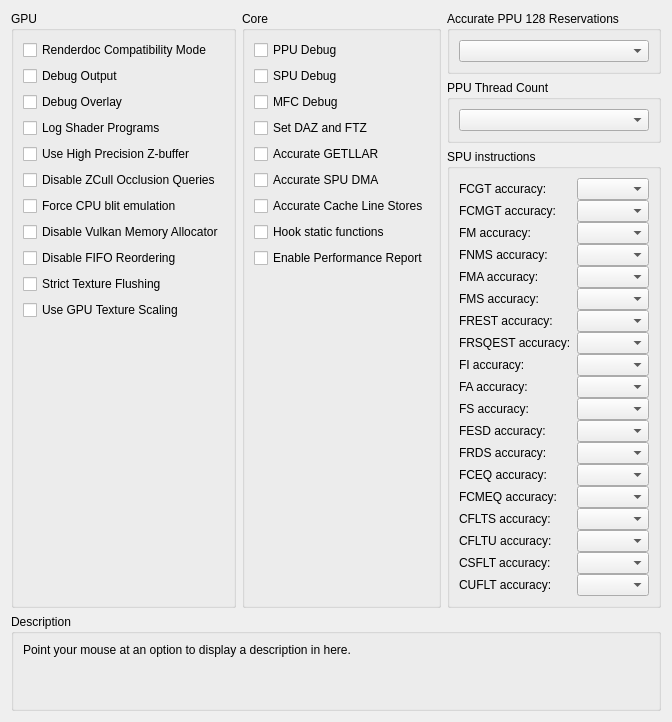
      <widget class="QWidget" name="debugTab">
       <attribute name="title">
        <string>Debug</string>
       </attribute>
       <layout class="QVBoxLayout" name="debugTab_layout" stretch="0,1,0">
        <item>
         <layout class="QHBoxLayout" name="debugTabLayout" stretch="1,1,1">
          <item>
           <widget class="QGroupBox" name="gb_debug_gpu">
            <property name="enabled">
             <bool>true</bool>
            </property>
            <property name="title">
             <string>GPU</string>
            </property>
            <property name="alignment">
             <set>Qt::AlignLeading|Qt::AlignLeft|Qt::AlignTop</set>
            </property>
            <layout class="QVBoxLayout" name="gb_debug_gpu_layout">
             <item alignment="Qt::AlignTop">
              <widget class="QCheckBox" name="renderdocCompatibility">
               <property name="enabled">
                <bool>true</bool>
               </property>
               <property name="text">
                <string>Renderdoc Compatibility Mode</string>
               </property>
              </widget>
             </item>
             <item alignment="Qt::AlignTop">
              <widget class="QCheckBox" name="debugOutput">
               <property name="text">
                <string>Debug Output</string>
               </property>
              </widget>
             </item>
             <item>
              <widget class="QCheckBox" name="debugOverlay">
               <property name="text">
                <string>Debug Overlay</string>
               </property>
              </widget>
             </item>
             <item>
              <widget class="QCheckBox" name="logProg">
               <property name="text">
                <string>Log Shader Programs</string>
               </property>
              </widget>
             </item>
             <item alignment="Qt::AlignTop">
              <widget class="QCheckBox" name="forceHighpZ">
               <property name="text">
                <string>Use High Precision Z-buffer</string>
               </property>
              </widget>
             </item>
             <item>
              <widget class="QCheckBox" name="disableHwOcclusionQueries">
               <property name="text">
                <string>Disable ZCull Occlusion Queries</string>
               </property>
              </widget>
             </item>
             <item>
              <widget class="QCheckBox" name="forceCpuBlitEmulation">
               <property name="text">
                <string>Force CPU blit emulation</string>
               </property>
              </widget>
             </item>
             <item>
              <widget class="QCheckBox" name="disableVulkanMemAllocator">
               <property name="text">
                <string>Disable Vulkan Memory Allocator</string>
               </property>
              </widget>
             </item>
             <item>
              <widget class="QCheckBox" name="disableFIFOReordering">
               <property name="text">
                <string>Disable FIFO Reordering</string>
               </property>
              </widget>
             </item>
             <item>
              <widget class="QCheckBox" name="strictTextureFlushing">
               <property name="text">
                <string>Strict Texture Flushing</string>
               </property>
              </widget>
             </item>
             <item>
              <widget class="QCheckBox" name="gpuTextureScaling">
               <property name="text">
                <string>Use GPU Texture Scaling</string>
               </property>
              </widget>
             </item>
             <item>
              <spacer name="verticalSpacerDebugGPU">
               <property name="orientation">
                <enum>Qt::Vertical</enum>
               </property>
               <property name="sizeType">
                <enum>QSizePolicy::MinimumExpanding</enum>
               </property>
               <property name="sizeHint" stdset="0">
                <size>
                 <width>0</width>
                 <height>0</height>
                </size>
               </property>
              </spacer>
             </item>
            </layout>
           </widget>
          </item>
          <item>
           <widget class="QGroupBox" name="gb_debug_core">
            <property name="title">
             <string>Core</string>
            </property>
            <layout class="QVBoxLayout" name="gb_debug_core_layout">
             <item>
              <widget class="QCheckBox" name="ppuDebug">
               <property name="text">
                <string>PPU Debug</string>
               </property>
              </widget>
             </item>
             <item>
              <widget class="QCheckBox" name="spuDebug">
               <property name="text">
                <string>SPU Debug</string>
               </property>
              </widget>
             </item>
             <item>
              <widget class="QCheckBox" name="mfcDebug">
               <property name="text">
                <string>MFC Debug</string>
               </property>
              </widget>
             </item>
             <item>
              <widget class="QCheckBox" name="setDAZandFTZ">
               <property name="text">
                <string>Set DAZ and FTZ</string>
               </property>
              </widget>
             </item>
             <item>
              <widget class="QCheckBox" name="accurateGETLLAR">
               <property name="text">
                <string>Accurate GETLLAR</string>
               </property>
              </widget>
             </item>
             <item>
              <widget class="QCheckBox" name="accurateSpuDMA">
               <property name="text">
                <string>Accurate SPU DMA</string>
               </property>
              </widget>
             </item>
             <item>
              <widget class="QCheckBox" name="accurateClineStores">
               <property name="text">
                <string>Accurate Cache Line Stores</string>
               </property>
              </widget>
             </item>
             <item>
              <widget class="QCheckBox" name="hookStFunc">
               <property name="text">
                <string>Hook static functions</string>
               </property>
              </widget>
             </item>
             <item>
              <widget class="QCheckBox" name="perfReport">
               <property name="text">
                <string>Enable Performance Report</string>
               </property>
              </widget>
             </item>
             <item>
              <spacer name="verticalSpacerDebugCore">
               <property name="orientation">
                <enum>Qt::Vertical</enum>
               </property>
               <property name="sizeType">
                <enum>QSizePolicy::MinimumExpanding</enum>
               </property>
               <property name="sizeHint" stdset="0">
                <size>
                 <width>0</width>
                 <height>0</height>
                </size>
               </property>
              </spacer>
             </item>
            </layout>
           </widget>
          </item>
          <item>
           <widget class="QWidget" name="debug_more_stuff" native="true">
            <layout class="QVBoxLayout" name="debug_more_stuff_layout">
             <property name="leftMargin">
              <number>0</number>
             </property>
             <property name="topMargin">
              <number>0</number>
             </property>
             <property name="rightMargin">
              <number>0</number>
             </property>
             <property name="bottomMargin">
              <number>0</number>
             </property>
             <item>
              <widget class="QGroupBox" name="gb_accurate_ppu_128">
               <property name="title">
                <string>Accurate PPU 128 Reservations</string>
               </property>
               <layout class="QVBoxLayout" name="gb_accurate_ppu_128_layout">
                <item>
                 <widget class="QComboBox" name="combo_accurate_ppu_128"/>
                </item>
               </layout>
              </widget>
             </item>
             <item>
              <widget class="QGroupBox" name="gb_num_ppu_threads">
               <property name="title">
                <string>PPU Thread Count</string>
               </property>
               <layout class="QVBoxLayout" name="vbl_num_ppu_threads">
                <item>
                 <widget class="QComboBox" name="combo_num_ppu_threads"/>
                </item>
               </layout>
              </widget>
             </item>
             <item>
          <widget class="QGroupBox" name="gb_spuInstructions">
           <property name="title">
            <string>SPU instructions</string>
           </property>
           <layout class="QFormLayout" name="formLayout">
            <property name="verticalSpacing">
             <number>0</number>
            </property>
            <item row="0" column="0">
             <widget class="QLabel" name="lbl_fcgt">
              <property name="text">
               <string>FCGT accuracy:</string>
              </property>
             </widget>
            </item>
            <item row="0" column="1">
             <widget class="QComboBox" name="spuAccuracyFCGT"/>
            </item>
            <item row="2" column="0">
             <widget class="QLabel" name="lbl_fcmgt">
              <property name="text">
               <string>FCMGT accuracy:</string>
              </property>
             </widget>
            </item>
            <item row="2" column="1">
             <widget class="QComboBox" name="spuAccuracyFCMGT"/>
            </item>
            <item row="3" column="0">
             <widget class="QLabel" name="lbl_fm">
              <property name="text">
               <string>FM accuracy:</string>
              </property>
             </widget>
            </item>
            <item row="4" column="0">
             <widget class="QLabel" name="lbl_fnms">
              <property name="text">
               <string>FNMS accuracy:</string>
              </property>
             </widget>
            </item>
            <item row="5" column="0">
             <widget class="QLabel" name="lbl_fma">
              <property name="text">
               <string>FMA accuracy:</string>
              </property>
             </widget>
            </item>
            <item row="6" column="0">
             <widget class="QLabel" name="lbl_fms">
              <property name="text">
               <string>FMS accuracy:</string>
              </property>
             </widget>
            </item>
            <item row="7" column="0">
             <widget class="QLabel" name="lbl_frest">
              <property name="text">
               <string>FREST accuracy:</string>
              </property>
             </widget>
            </item>
            <item row="8" column="0">
             <widget class="QLabel" name="lbl_frsqest">
              <property name="text">
               <string>FRSQEST accuracy:</string>
              </property>
             </widget>
            </item>
            <item row="9" column="0">
             <widget class="QLabel" name="lbl_fi">
              <property name="text">
               <string>FI accuracy:</string>
              </property>
             </widget>
            </item>
            <item row="10" column="0">
             <widget class="QLabel" name="lbl_fa">
              <property name="text">
               <string>FA accuracy:</string>
              </property>
             </widget>
            </item>
            <item row="11" column="0">
             <widget class="QLabel" name="lbl_fs">
              <property name="text">
               <string>FS accuracy:</string>
              </property>
             </widget>
            </item>
            <item row="12" column="0">
             <widget class="QLabel" name="lbl_fesd">
              <property name="text">
               <string>FESD accuracy:</string>
              </property>
             </widget>
            </item>
            <item row="13" column="0">
             <widget class="QLabel" name="lbl_frds">
              <property name="text">
               <string>FRDS accuracy:</string>
              </property>
             </widget>
            </item>
            <item row="14" column="0">
             <widget class="QLabel" name="lbl_fceq">
              <property name="text">
               <string>FCEQ accuracy:</string>
              </property>
             </widget>
            </item>
            <item row="15" column="0">
             <widget class="QLabel" name="llb_fcmeq">
              <property name="text">
               <string>FCMEQ accuracy:</string>
              </property>
             </widget>
            </item>
            <item row="16" column="0">
             <widget class="QLabel" name="lbl_cflts">
              <property name="text">
               <string>CFLTS accuracy:</string>
              </property>
             </widget>
            </item>
            <item row="17" column="0">
             <widget class="QLabel" name="lbl_clftu">
              <property name="text">
               <string>CFLTU accuracy:</string>
              </property>
             </widget>
            </item>
            <item row="18" column="0">
             <widget class="QLabel" name="lbl_csflt">
              <property name="text">
               <string>CSFLT accuracy:</string>
              </property>
             </widget>
            </item>
            <item row="19" column="0">
             <widget class="QLabel" name="lbl_cuflt">
              <property name="text">
               <string>CUFLT accuracy:</string>
              </property>
             </widget>
            </item>
            <item row="3" column="1">
             <widget class="QComboBox" name="spuAccuracyFM"/>
            </item>
            <item row="4" column="1">
             <widget class="QComboBox" name="spuAccuracyFNMS"/>
            </item>
            <item row="5" column="1">
             <widget class="QComboBox" name="spuAccuracyFMA"/>
            </item>
            <item row="6" column="1">
             <widget class="QComboBox" name="spuAccuracyFMS"/>
            </item>
            <item row="7" column="1">
             <widget class="QComboBox" name="spuAccuracyFREST"/>
            </item>
            <item row="8" column="1">
             <widget class="QComboBox" name="spuAccuracyFRSQEST"/>
            </item>
            <item row="9" column="1">
             <widget class="QComboBox" name="spuAccuracyFI"/>
            </item>
            <item row="10" column="1">
             <widget class="QComboBox" name="spuAccuracyFA"/>
            </item>
            <item row="11" column="1">
             <widget class="QComboBox" name="spuAccuracyFS"/>
            </item>
            <item row="12" column="1">
             <widget class="QComboBox" name="spuAccuracyFESD"/>
            </item>
            <item row="13" column="1">
             <widget class="QComboBox" name="spuAccuracyFRDS"/>
            </item>
            <item row="14" column="1">
             <widget class="QComboBox" name="spuAccuracyFCEQ"/>
            </item>
            <item row="15" column="1">
             <widget class="QComboBox" name="spuAccuracyFCMEQ"/>
            </item>
            <item row="16" column="1">
             <widget class="QComboBox" name="spuAccuracyCFLTS"/>
            </item>
            <item row="17" column="1">
             <widget class="QComboBox" name="spuAccuracyCFLTU"/>
            </item>
            <item row="18" column="1">
             <widget class="QComboBox" name="spuAccuracyCSFLT"/>
            </item>
            <item row="19" column="1">
             <widget class="QComboBox" name="spuAccuracyCUFLT"/>
            </item>
           </layout>
          </widget>
         </item>
         <item>
          <widget class="QWidget" name="widget_11" native="true"/>
              <widget class="QGroupBox" name="gb_metalsemaphore">
               <property name="title">
                <string>Metal Semaphore</string>
               </property>
               <layout class="QVBoxLayout" name="gb_metalsemaphore_layout">
                <item>
                 <widget class="QComboBox" name="metalsemaphore"/>
                </item>
               </layout>
              </widget>
             </item>
             <item>
              <spacer name="verticalSpacerDebugMore">
               <property name="orientation">
                <enum>Qt::Vertical</enum>
               </property>
               <property name="sizeType">
                <enum>QSizePolicy::MinimumExpanding</enum>
               </property>
               <property name="sizeHint" stdset="0">
                <size>
                 <width>0</width>
                 <height>0</height>
                </size>
               </property>
              </spacer>
             </item>
            </layout>
           </widget>
          </item>
         </layout>
        </item>
        <item>
         <spacer name="debugTabSpacer">
          <property name="orientation">
           <enum>Qt::Vertical</enum>
          </property>
          <property name="sizeType">
           <enum>QSizePolicy::MinimumExpanding</enum>
          </property>
          <property name="sizeHint" stdset="0">
           <size>
            <width>0</width>
            <height>0</height>
           </size>
          </property>
         </spacer>
        </item>
        <item>
         <widget class="QGroupBox" name="gb_description_debug">
          <property name="title">
           <string>Description</string>
          </property>
          <layout class="QVBoxLayout" name="gb_description_debug_layout">
           <item>
            <widget class="QLabel" name="description_debug">
             <property name="text">
              <string>Point your mouse at an option to display a description in here.


</string>
             </property>
             <property name="textFormat">
              <enum>Qt::PlainText</enum>
             </property>
             <property name="alignment">
              <set>Qt::AlignLeading|Qt::AlignLeft|Qt::AlignTop</set>
             </property>
             <property name="wordWrap">
              <bool>true</bool>
             </property>
            </widget>
           </item>
          </layout>
         </widget>
        </item>
       </layout>
      </widget>
